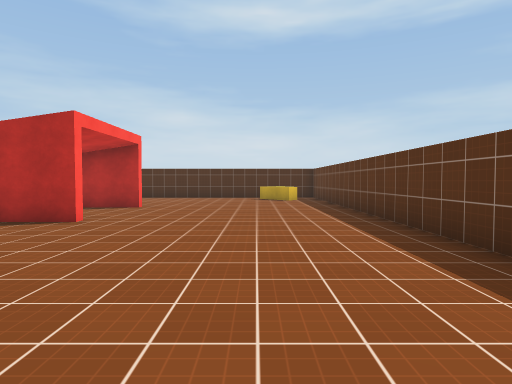
view 1 (above)

16 first-person views from a walk through a Unity game level. The camera is 1.5 m above the floor, tilts 2° down and sees 75° across. The floor is counted in squares, 2 m on a side. Each view is taken from the middle of a square. On the plan, view 1 faces up. The plan holds only what a view shows up to about 11 squares ahead; the rest is blank. The place goes on beyond the plan. Surface patterns are stand-ins for the level's own textures.

view 2
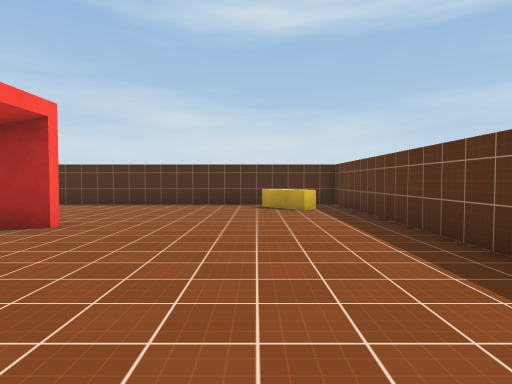

view 3
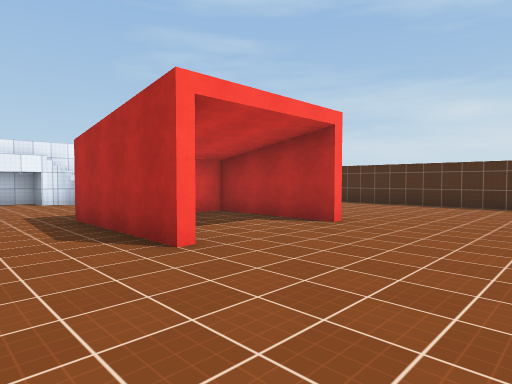

view 4
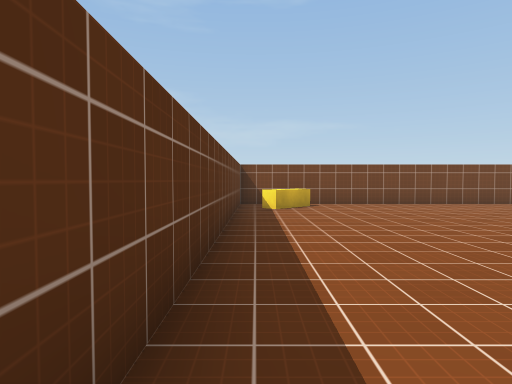

view 5
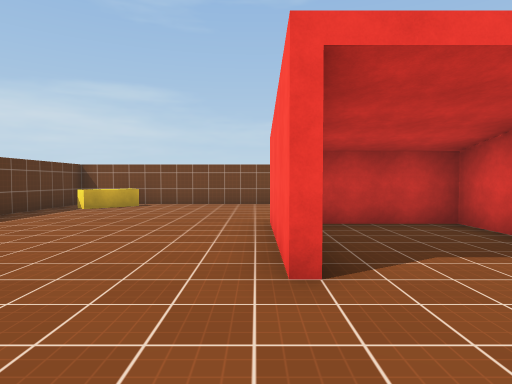

view 6
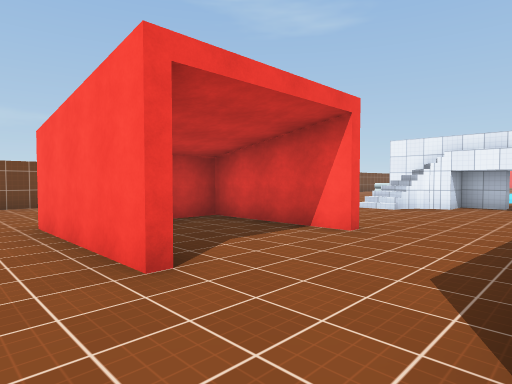

view 7
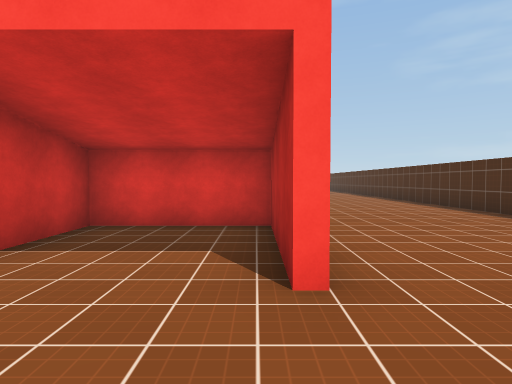

view 8
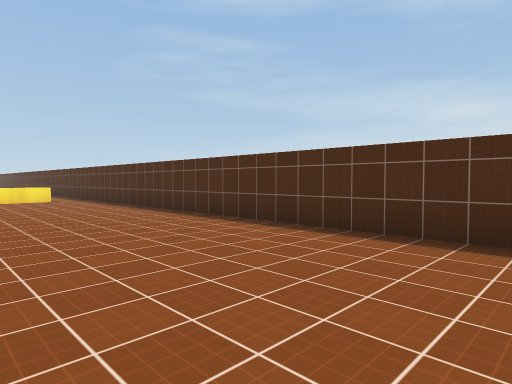

view 9
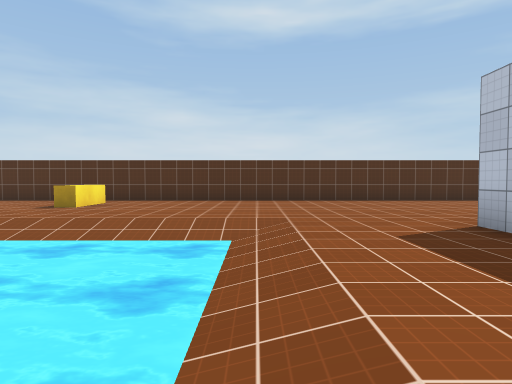

view 10
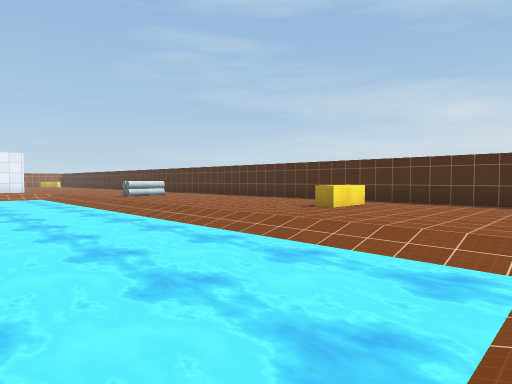

view 11
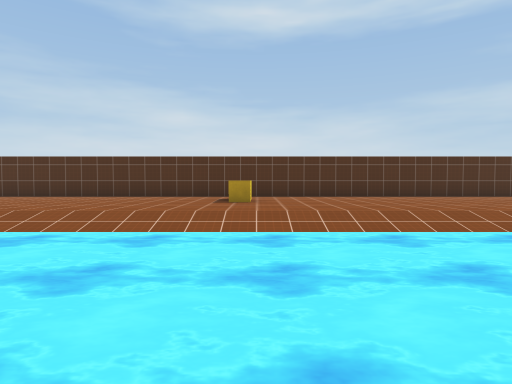

view 12
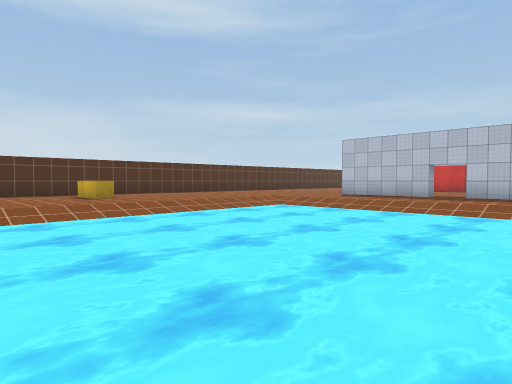

view 13
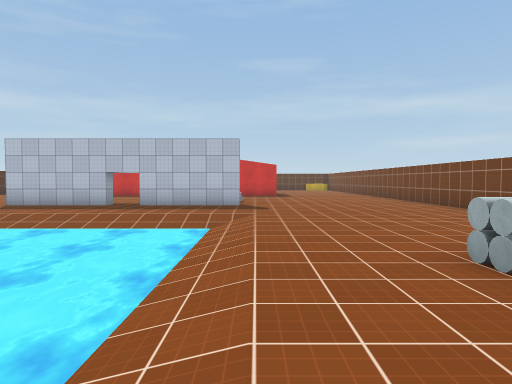

view 14
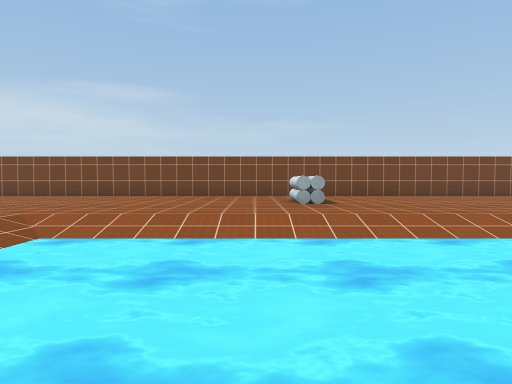

view 15
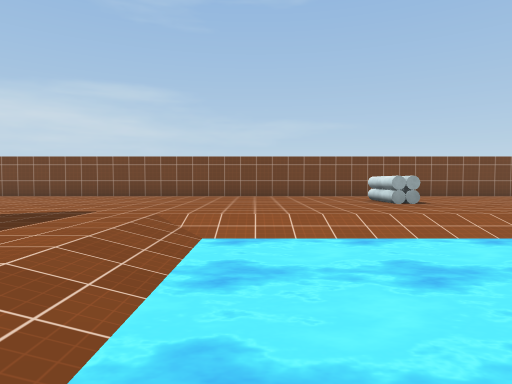

view 16
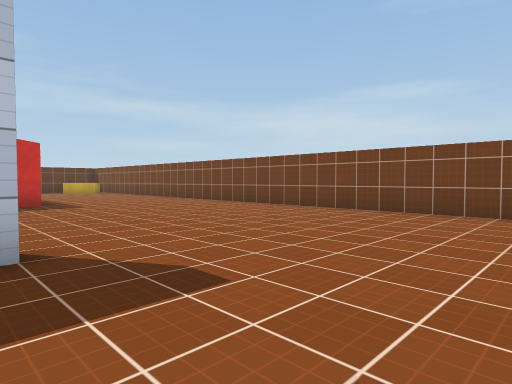

### Floor plan
Key: @ floor where view 1 was taken; # wall or solid block; . floor; / step, stairs or slope; ~ water the walk can cross; ^ raised ledge; O other object.
Columns run from 26 left of view 1 to 3 right of it. Each row starts with its distance up from view 1.
 15 ##############################
 14 .............................#
 13 ......^....................^.#
 12 ......^......................#
 11 .............................#
 10 .............................#
  9 ///////////...     ####......#
  8 ~~~~~~~~~~/..#     #.........#
  7 ~~~~~~~~~~/..###.. #.........#
  6 ~~~~~~~~~~/..#.....####......#
  5   ~~~~~~~~/..................#
  4   ~~~~~~~~/..#...............#
  3   ~~~~~~~~/..##/...#...#.....#
  2   ~~~~~~~~/..#//...#...#.....#
  1    ................#...#.....#
  0   .................#####..@..#
 -1   ....O......................#
 -2  .....O......................#
 -3 ...........................^.#
 -4 ...........................^.#
 -5 ##############################

Positions as (right, up) in squares from view 1, and headings:
1: (0, 0), facing up
2: (0, 4), facing up
3: (0, 4), facing up-left
4: (2, 6), facing down
5: (-3, 6), facing down
6: (-2, 6), facing down-left
7: (-1, 9), facing left
8: (-7, 10), facing up-left
9: (-16, 4), facing up
10: (-16, 5), facing up-left
11: (-20, 4), facing up
12: (-24, 2), facing up-right
13: (-23, 1), facing right
14: (-19, 6), facing down
15: (-17, 6), facing down
16: (-16, 2), facing down-right
